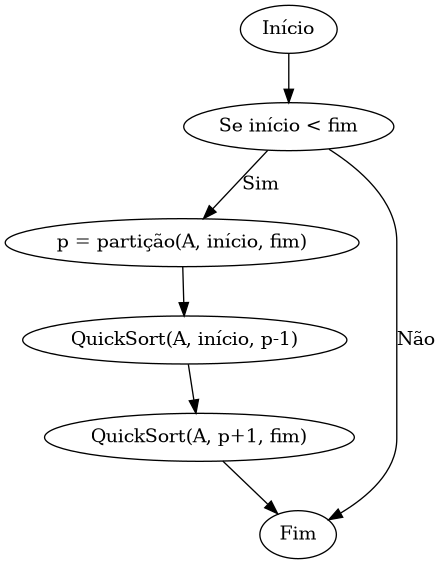

Write the Python code that produced this figure.
from graphviz import Digraph

g = Digraph('QuickSort', filename='quick_fluxograma', format='png')
g.attr(rankdir='TB')

g.node('A', 'Início')
g.node('B', 'Se início < fim')
g.node('C', 'p = partição(A, início, fim)')
g.node('D', 'QuickSort(A, início, p-1)')
g.node('E', 'QuickSort(A, p+1, fim)')
g.node('F', 'Fim')

g.edge('A', 'B')
g.edge('B', 'C', label='Sim')
g.edge('B', 'F', label='Não')
g.edge('C', 'D')
g.edge('D', 'E')
g.edge('E', 'F')

g.render()
